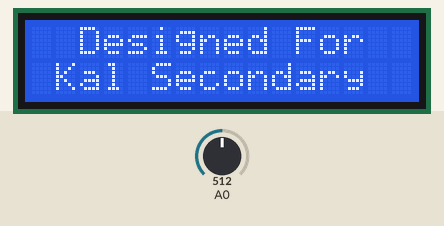
Simulated run of this sketch. Board: Arduino Nano, built with avr-gcc and run on an emulated ATmega328P. On the bench: 16×2 character LCD. The test bench sets the inputs (shaded band); at power-on: A0 = 512.

Above: at 2.7 s.
At 6.3 s:
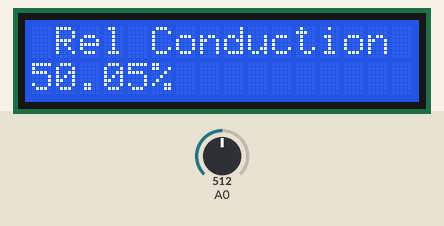
6.4 s: A0 set to 0
At 6.46 s:
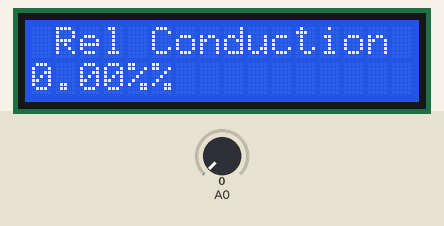
8.0 s: A0 set to 122
At 8.5 s:
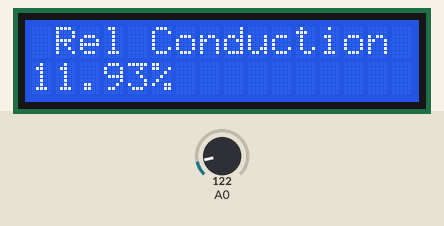
9.5 s: A0 set to 306
At 9.9 s:
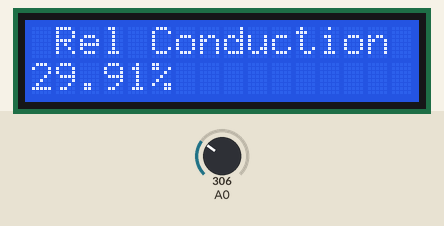
Timing chart, 0 to 12.5 s (numbered marks = the images above; inputs shaded):
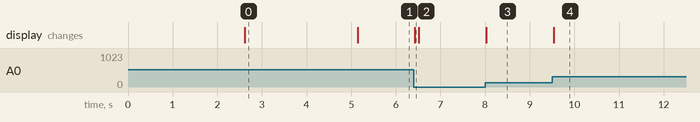

Measured:
- after the input at 6.4 s, the display: changes at once (image 2)
- after the input at 8.0 s, the display: changes at once (image 3)
- after the input at 9.5 s, the display: changes at once (image 4)
- what the display in image 0 shows lasts 2.5 s, from 2.6 s to 5.1 s

The sketch:

Conduction_Code.ino
```cpp
#include <Wire.h>                    //includes the Wire.h libary for arduino if program dosent compile you should check that you have this
#include <LiquidCrystal_I2C.h>       //includes the LiquidCrystal_I2c.h libary this is VERY IMPORTAINT make sure you only use the libary from this link


LiquidCrystal_I2C lcd(0x27, 16, 2);  //Set the LCD address to 0x27 for a 16 chars and 2 line display

float cond = 255;                    //Creates a float called cond which is used to store our conduction value

void setup()                         //This code runs when the system is turned on
{
  // initialize the LCD
  lcd.begin();                       //starts the lcd
  lcd.backlight();                   //turns the backlight on

  lcd.print(" Andre's Sensor");      //prints the text to the screen
  lcd.setCursor(0,1);                //moves the curser down to the second line
  lcd.print("    Booting!");         //prints booting on second line
  delay(2500);                       //waits 2.5 seconds
  lcd.clear();                       //clears the screeen
  lcd.print("  Designed For");       //prints the text to the lcd
  lcd.setCursor(0,1);                //moves the cursor down to second line
  lcd.print(" Kal Secondary");       //prints the text on the second line
  delay(2500);                       //waits 2.5 seconds

  lcd.clear();                       //clears the screen
  lcd.setCursor(0,0);                //probably unnessasary but moves the cursor to the first line
  lcd.print(" Rel Conduction");      //prints the text to first line
  digitalWrite(12,HIGH);             //sets pin 12 on the arduino nano high
}

void loop()                          //this loops continualy
{
  lcd.setCursor(0,1);                //sets the cursor to the second line
  cond = analogRead(0);              //sets the cond variable to the input of analog pin0
  lcd.print(cond/1023*100);          //Math stuff :) this just divides cond by 1023 to get a value from 0-1 then multiples it by 100 to get a percent
  lcd.print("%");                    //this adds a % sign to the end of our number
  delay(100);                        //waits 100 ms to smooth out lcd refresh
  lcd.print("          ");           //just prints spaces to clear the second line but not the top
}
```
